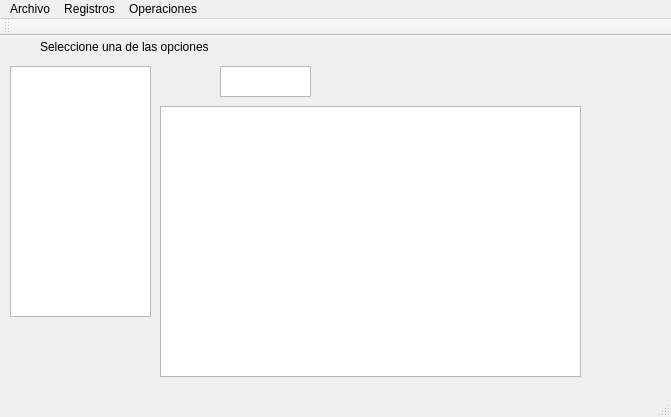
<?xml version="1.0" encoding="UTF-8"?>
<ui version="4.0">
 <class>MainWindow</class>
 <widget class="QMainWindow" name="MainWindow">
  <property name="geometry">
   <rect>
    <x>0</x>
    <y>0</y>
    <width>671</width>
    <height>417</height>
   </rect>
  </property>
  <property name="windowTitle">
   <string>Proyecto</string>
  </property>
  <property name="unifiedTitleAndToolBarOnMac">
   <bool>true</bool>
  </property>
  <widget class="QWidget" name="centralWidget">
   <widget class="QTableWidget" name="tablaEstructura">
    <property name="geometry">
     <rect>
      <x>10</x>
      <y>30</y>
      <width>141</width>
      <height>251</height>
     </rect>
    </property>
   </widget>
   <widget class="QLabel" name="lb_info">
    <property name="geometry">
     <rect>
      <x>40</x>
      <y>0</y>
      <width>211</width>
      <height>21</height>
     </rect>
    </property>
    <property name="text">
     <string>Seleccione una de las opciones</string>
    </property>
   </widget>
   <widget class="QTableWidget" name="tablaLista">
    <property name="geometry">
     <rect>
      <x>220</x>
      <y>30</y>
      <width>91</width>
      <height>31</height>
     </rect>
    </property>
    <property name="rowCount">
     <number>0</number>
    </property>
   </widget>
   <widget class="QTextBrowser" name="browserImpresion">
    <property name="geometry">
     <rect>
      <x>160</x>
      <y>70</y>
      <width>421</width>
      <height>271</height>
     </rect>
    </property>
   </widget>
  </widget>
  <widget class="QMenuBar" name="menuBar">
   <property name="geometry">
    <rect>
     <x>0</x>
     <y>0</y>
     <width>671</width>
     <height>25</height>
    </rect>
   </property>
   <widget class="QMenu" name="menuArchivo">
    <property name="title">
     <string>Archivo</string>
    </property>
    <addaction name="actionNuevo_Archivo"/>
    <addaction name="separator"/>
    <addaction name="actionVer_Archivo"/>
    <addaction name="separator"/>
    <addaction name="actionModificar"/>
   </widget>
   <widget class="QMenu" name="menuRegistros">
    <property name="title">
     <string>Registros</string>
    </property>
    <addaction name="actionAgregar"/>
    <addaction name="separator"/>
    <addaction name="actionBuscar"/>
    <addaction name="separator"/>
    <addaction name="actionBorrar"/>
    <addaction name="separator"/>
    <addaction name="actionListar"/>
   </widget>
   <widget class="QMenu" name="menuOPeraciones">
    <property name="title">
     <string>Operaciones</string>
    </property>
    <addaction name="actionCompactar"/>
    <addaction name="separator"/>
    <addaction name="actionReindexar"/>
    <addaction name="separator"/>
    <addaction name="actionExportar"/>
   </widget>
   <addaction name="menuArchivo"/>
   <addaction name="menuRegistros"/>
   <addaction name="menuOPeraciones"/>
  </widget>
  <widget class="QToolBar" name="mainToolBar">
   <attribute name="toolBarArea">
    <enum>TopToolBarArea</enum>
   </attribute>
   <attribute name="toolBarBreak">
    <bool>false</bool>
   </attribute>
  </widget>
  <widget class="QStatusBar" name="statusBar"/>
  <action name="actionNuevo_Archivo">
   <property name="text">
    <string>Nuevo Archivo</string>
   </property>
  </action>
  <action name="actionVer_Archivo">
   <property name="text">
    <string>Ver Estructura</string>
   </property>
  </action>
  <action name="actionModificar">
   <property name="text">
    <string>Modificar Estructura</string>
   </property>
  </action>
  <action name="actionAgregar">
   <property name="text">
    <string>Agregar</string>
   </property>
  </action>
  <action name="actionBuscar">
   <property name="text">
    <string>Buscar</string>
   </property>
  </action>
  <action name="actionBorrar">
   <property name="text">
    <string>Borrar</string>
   </property>
  </action>
  <action name="actionListar">
   <property name="text">
    <string>Listar</string>
   </property>
  </action>
  <action name="actionCompactar">
   <property name="text">
    <string>Compactar</string>
   </property>
  </action>
  <action name="actionReindexar">
   <property name="text">
    <string>Reindexar</string>
   </property>
  </action>
  <action name="actionExportar">
   <property name="text">
    <string>Exportar</string>
   </property>
  </action>
 </widget>
 <layoutdefault spacing="6" margin="11"/>
 <resources/>
 <connections/>
</ui>
